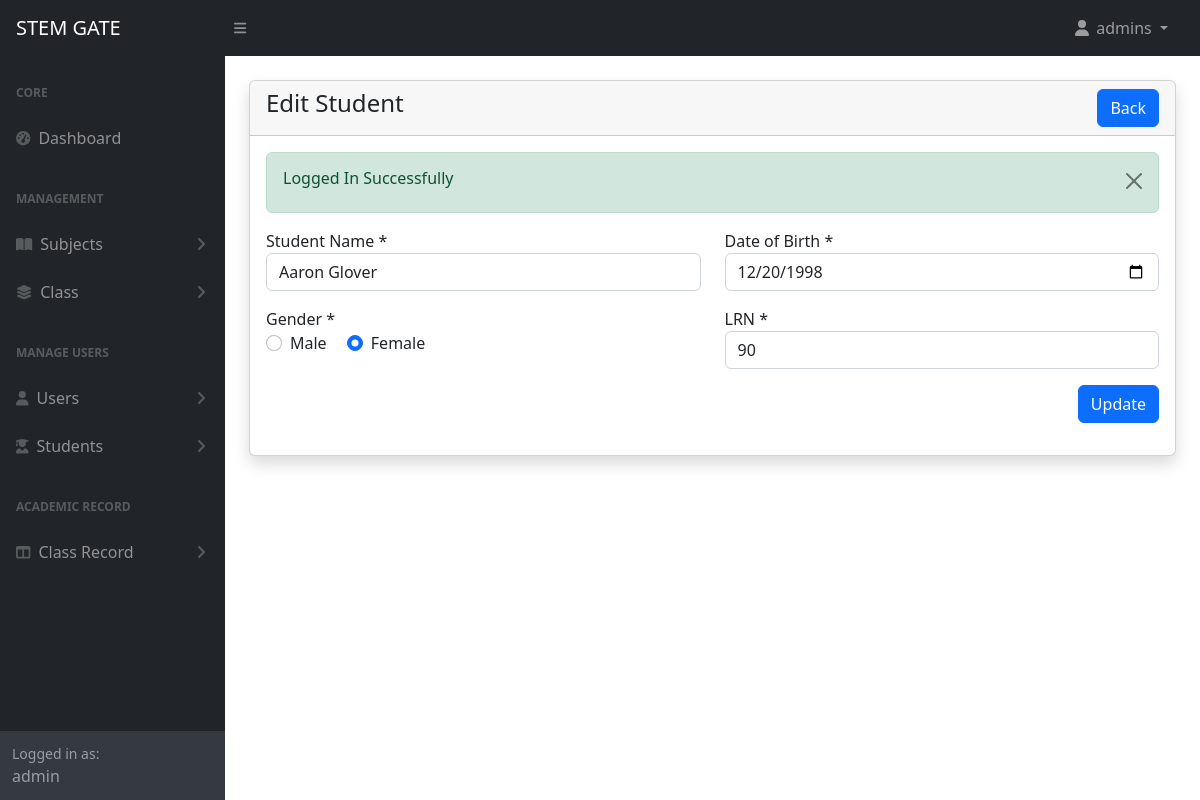
The page /admin/students-edit.php?id=16 (signed in) on the database its author committed.
### tables this page shows
CREATE TABLE `students` (
  `id` int(11) NOT NULL,
  `name` varchar(191) NOT NULL,
  `age` varchar(191) DEFAULT NULL,
  `gender` varchar(50) DEFAULT NULL,
  `lrn` varchar(191) DEFAULT NULL,
  `created_at` date NOT NULL DEFAULT current_timestamp()
);

### admin/students-edit.php (the view, shortened to what this page needs)
<?php include('includes/header.php') ?>
<div class="container-fluid px-4">
    <div class="card mt-4 shadow">
        <div class="card-header">
            <h4 class="mb-0">Edit Student
                <a href="students.php" class="btn btn-primary float-end">Back</a>
            </h4>
        </div>
        <div class="card-body">
            <form action="code.php" method="POST">
                <?php
                $parmValue = checkParamId('id');
                $student = getById('students', $parmValue);
                if ($student['status'] == 200) {
                ?>
                    <div class="row">
                        <div class="col-md-6 mb-3">
                            <label for="">Student Name *</label>
                            <input type="text" name="name" value="<?= $student['data']['name']; ?>" class="form-control" required />
                        </div>
                        <div class="col-md-6 mb-3">
                            <label for="">Date of Birth *</label>
                            <input type="date" name="birthday" value="<?= $student['data']['age']; ?>" class="form-control" required />
                        </div>
                        <div class="col-md-6 mb-3">
                            <label for="">Gender *</label>
                            <div>
                                <div class="form-check form-check-inline">
                                    <input class="form-check-input" type="radio" name="gender" id="genderMale" value="m" <?= $student['data']['gender'] == 'm' ? 'checked' : ''; ?> required>
                                    <label class="form-check-label" for="genderMale">Male</label>
                                </div>
                                <div class="form-check form-check-inline">
                                    <input class="form-check-input" type="radio" name="gender" id="genderFemale" value="f" <?= $student['data']['gender'] == 'f' ? 'checked' : ''; ?> required>
                                    <label class="form-check-label" for="genderFemale">Female</label>
                                </div>
                            </div>
                        </div>
                        <div class="col-md-6 mb-3">
                            <label for="">LRN *</label>
                            <input type="number" name="lrn" class="form-control" value="<?= $student['data']['lrn']; ?>" required />
                        </div>
                        <div class="col-md-12 mb-3 text-end">
                            <button type="submit" name="updateStudent" class="btn btn-primary">Update</button>
                        </div>
                    </div>
                <?php
                } else {
                    echo '<h5>' . $student['message'] . '</h5>';
                }
                ?>
            </form>
        </div>
    </div>
</div>
<?php include('includes/footer.php') ?>

### rows shown on the page
students: name "Aaron Glover", birthday "12/20/1998", gender "☐ Male", gender "☑ Female", lrn "90"

### other values the page prints
$_SESSION['loggedInUser']['name'] "admins"
$_SESSION['loggedInUser']['username'] "admin"
$_SESSION['status'] "Logged In Successfully"
